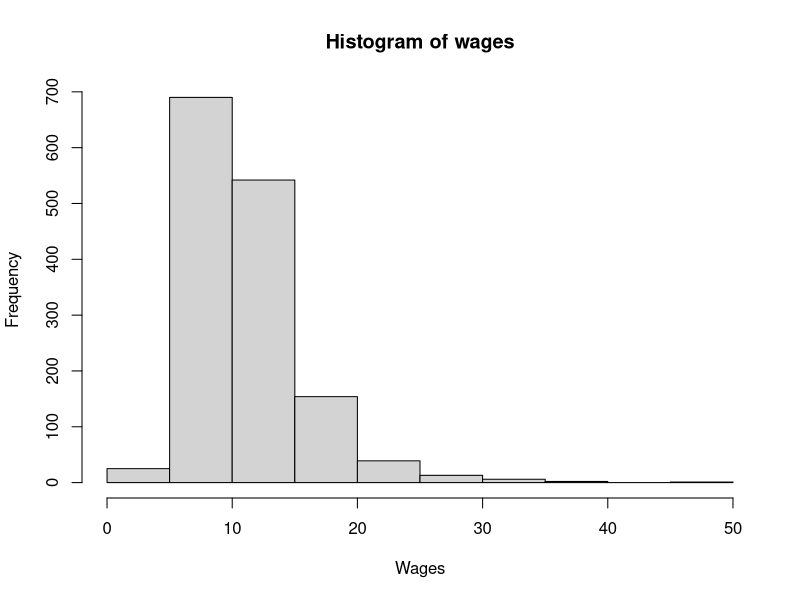
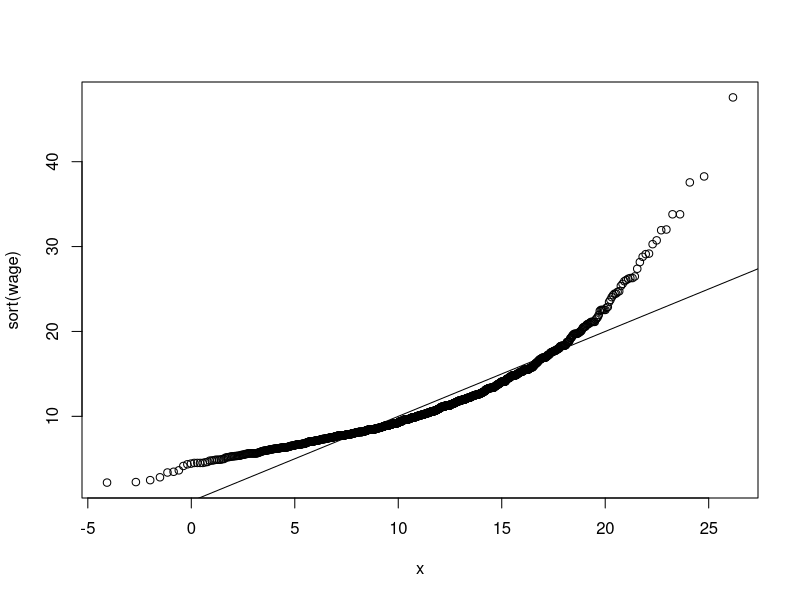
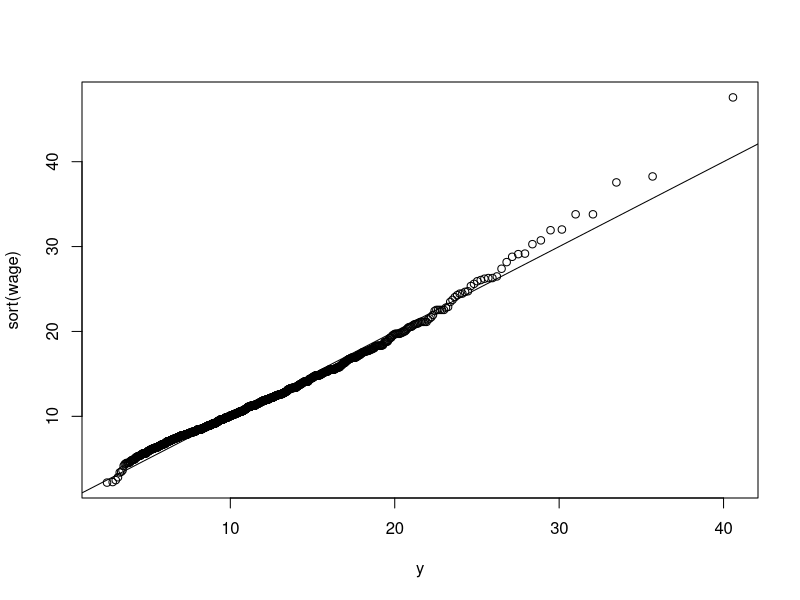

These figures' R source, in order:


#(a)
Bwages = read.csv("Bwages.csv")
wage = Bwages[,1]
hist(wage,xlab = "Wages",main="Histogram of wages")




#(b)
n = length(wage) 
quantiles = (1:n - 0.5)/n 
mu = mean(wage)
sd = sd(wage)
x = qnorm(quantiles,mu,sd)
plot(x, sort(wage))
abline(0, 1)


#(d)
meanlog = 2.31
sdlog = 0.41
y = qlnorm(quantiles,meanlog,sdlog) 
plot(y, sort(wage))
abline(0, 1)